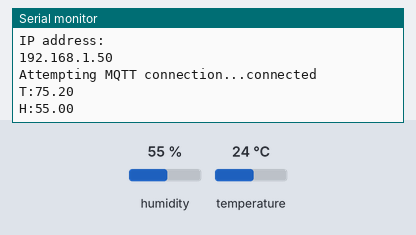
The sketch below on a simulated ESP8266 (NodeMCU). On the bench: the last lines printed to the serial monitor. The test bench sets the inputs (shaded band); at power-on: humidity 55 %, temperature 24 °C. WiFi joins after 1.5 s; servers stay silent unless stated; random numbers use the default seed unless the sketch sets one; no MQTT or app messages arrive unless stated.

Above: at 2.8 s.
2.9 s: humidity set to 22 %
At 12.6 s:
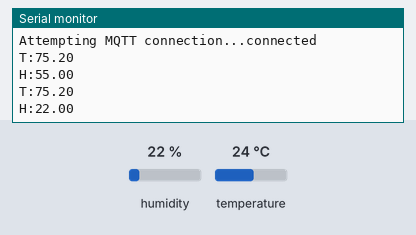
12.9 s: temperature set to 12 °C
At 22.5 s:
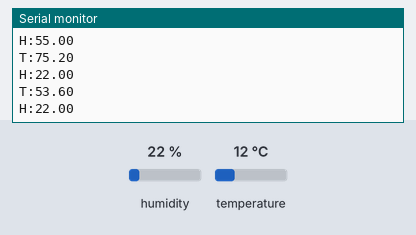
22.9 s: humidity set to 40 %
At 32.2 s:
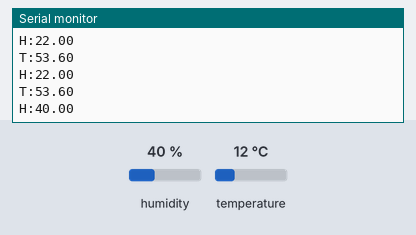
Timing chart, 0 to 33.7 s (numbered marks = the images above; inputs shaded):
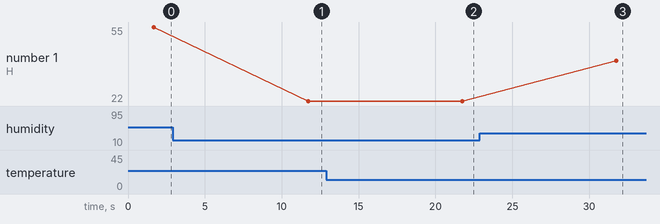

Measured:
- after the input at 2.9 s, the serial monitor: prints a new line after 8.8 s (image 1)
- after the input at 12.9 s, the serial monitor: prints a new line after 8.8 s (image 2)
- after the input at 22.9 s, the serial monitor: prints a new line after 8.9 s (image 3)
- plotted number 1: 55 → 22 after the input at 2.9 s, 22 → 40 after the input at 22.9 s

The sketch:

SensorMCU.ino
```cpp
#include <ESP8266WiFi.h>
#include <WiFiClient.h>
#include <Adafruit_Sensor.h>
#include <DHT.h>
#include <PubSubClient.h>

const char* ssid = "";//put your wifi network name here
const char* password = "";//put your wifi password here


WiFiClient espClient;
PubSubClient client(espClient);

int SensorState;

#define DHTPIN D4     // Digital pin connected to the DHT sensor

// Uncomment the type of sensor in use:
#define DHTTYPE    DHT11     // DHT 11
//#define DHTTYPE    DHT22     // DHT 22 (AM2302)
//#define DHTTYPE    DHT21     // DHT 21 (AM2301)

DHT dht(DHTPIN, DHTTYPE);

// current temperature & humidity, updated in loop()
float t = 0.0;
float h = 0.0;

const char* mqtt_server = "broker.hivemq.com";

void setup()
{
  Serial.begin(9600);


  setup_wifi();
  client.setServer(mqtt_server, 1883);

  dht.begin();


}

void setup_wifi() {
   delay(100);
  // We start by connecting to a WiFi network
    Serial.print("Connecting to ");
    Serial.println(ssid);
    WiFi.begin(ssid, password);
    while (WiFi.status() != WL_CONNECTED)
    {
      delay(500);
      Serial.print(".");
    }
  Serial.println("");
  Serial.println("WiFi connected");
  Serial.println("IP address: ");
  Serial.println(WiFi.localIP());
}

void reconnect() {
  // Loop until we're reconnected
  while (!client.connected())
  {
    Serial.print("Attempting MQTT connection...");
    // Create a random client ID
    String clientId = "ESP8266Client-";
    clientId += String(random(0xffff), HEX);
    // Attempt to connect
    //if you MQTT broker has clientID,username and password
    //please change following line to    if (client.connect(clientId,userName,passWord))
    if (client.connect(clientId.c_str()))
    {
      Serial.println("connected");
     //once connected to MQTT broker, subscribe command if any
      client.subscribe("OsoyooCommand");
    } else {
      Serial.print("failed, rc=");
      Serial.print(client.state());
      Serial.println(" try again in 5 seconds");
      // Wait 6 seconds before retrying
      delay(6000);
    }
  }
} //end reconnect()


void loop()
{

    if (!client.connected()) {
      reconnect();
    }
    client.loop();
      // Read temperature as Celsius (the default)
    float newT = dht.readTemperature(true);
    // Read temperature as Fahrenheit (isFahrenheit = true)
    //float newT = dht.readTemperature(true);
    // if temperature read failed, don't change t value
    if (isnan(newT)) {
      Serial.println("Failed to read from DHT sensor!");
    }
    else {
      t = newT;
      Serial.print("T:");
      Serial.println(t);
    }
    // Read Humidity
    float newH = dht.readHumidity();
    // if humidity read failed, don't change h value
    if (isnan(newH)) {
      Serial.println("Failed to read from DHT sensor!");
    }
    else {
      h = newH;
      Serial.print("H:");
      Serial.println(h);
    }
    String msg="{\"temperature\":";
     msg= msg+ t;
     msg = msg+",\"humidity\":" ;
     msg=msg+h ;
     msg=msg+"}";
     char message[58];
     msg.toCharArray(message,58);
    client.publish("/AHXPD/arduino", message);

    delay(10000);

}
```
